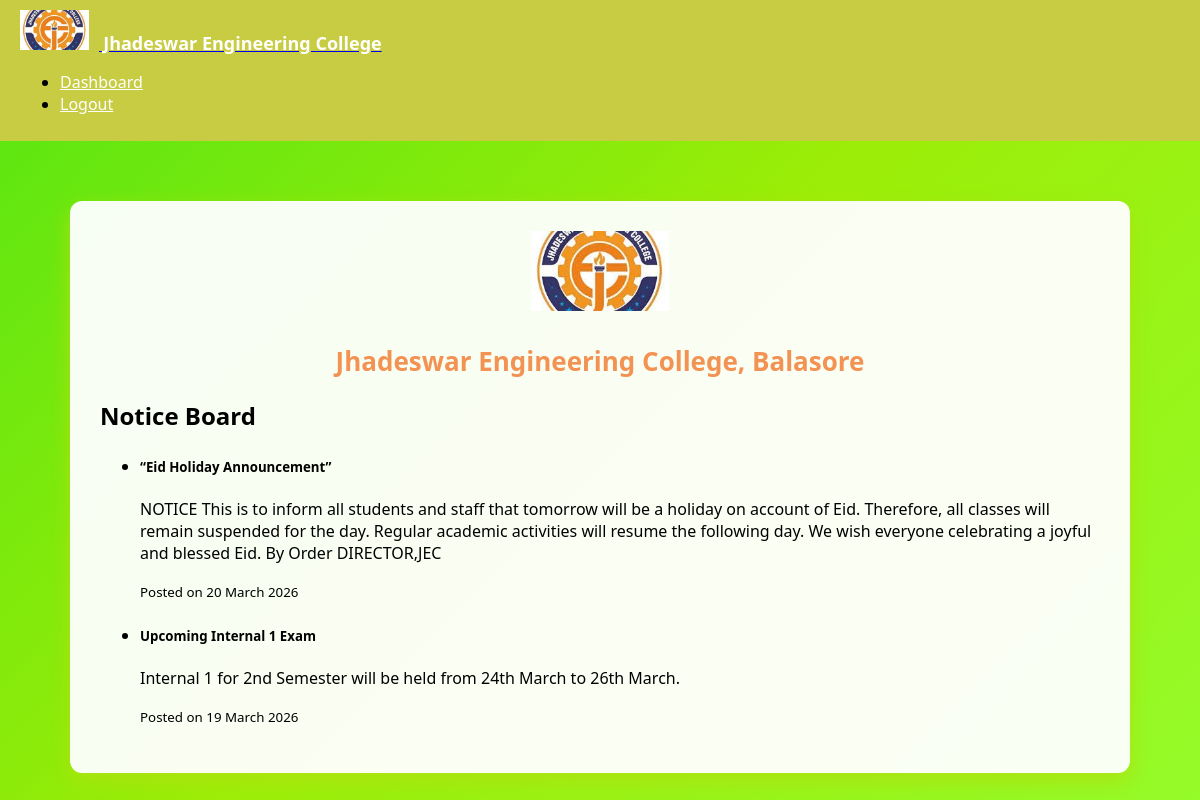
Screenshot of /notices (signed in) with the database file from the repository.
### app.py (models this page shows)
class Notice(db.Model):
    id = db.Column(db.Integer, primary_key=True)
    title = db.Column(db.String(200), nullable=False)
    content = db.Column(db.Text, nullable=False)
    date_posted = db.Column(db.DateTime, default=db.func.current_timestamp())

### app.py (the view)
@app.route("/notices")
@login_required
def notices():
    all_notices = Notice.query.order_by(Notice.date_posted.desc()).all()
    return render_template("notices.html", notices=all_notices)

### app.py (called while the page is built)
@login_manager.user_loader
def load_user(user_id):
    return Student.query.get(user_id)

### templates/notices.html (shortened to what this page needs)
<!DOCTYPE html>
<html>
<head>
    <link rel="stylesheet" href="{{ url_for('static', filename='style.css') }}">
</head>
<body>
    <nav class="navbar navbar-expand-lg">
        <a class="navbar-brand d-flex align-items-center" href="/">
            <img src="{{ url_for('static', filename='jec_logo.png') }}" alt="JEC Logo">
            <span>Jhadeswar Engineering College</span>
        </a>
        <ul class="navbar-nav ms-auto">
            <li class="nav-item"><a class="nav-link" href="/student">Dashboard</a></li>
            <li class="nav-item"><a class="nav-link" href="/logout">Logout</a></li>
        </ul>
    </nav>
    <div class="page-container">
        <header>
            <img src="{{ url_for('static', filename='jec_logo.png') }}" alt="JEC Logo">
            <h1>Jhadeswar Engineering College, Balasore</h1>
        </header>
        <h2 class="mb-4">Notice Board</h2>
        <ul class="list-group">
            {% for n in notices %}
                <li class="list-group-item">
                    <h5>{{ n.title }}</h5>
                    <p>{{ n.content }}</p>
                    <small class="text-muted">Posted on {{ n.date_posted.strftime('%d %B %Y') }}</small>
                </li>
            {% endfor %}
        </ul>
    </div>
</body>
</html>

### static/style.css (style rules this page uses)
body { margin: 0; padding: 0; font-family: 'Segoe UI', Tahoma, Geneva, Verdana, sans-serif; background: linear-gradient(135deg, #55e513, #9ced07, #95fb29); min-height: 100vh; }
.page-container { background: rgba(255, 255, 255, 0.95); margin: 60px auto; padding: 30px; border-radius: 12px; box-shadow: 0px 8px 20px rgba(173, 226, 16, 0.953); width: 85%; max-width: 1000px; }
header { text-align: center; margin-bottom: 20px; }
header img { height: 80px; margin-bottom: 10px; }
header h1 { font-size: 26px; color: #f2904ef7; font-weight: bold; }
.navbar { background-color: #c7cc43; padding: 10px 20px; }
.navbar-brand img { height: 40px; margin-right: 10px; }
.navbar-brand span { color: #ffffff; font-size: 18px; font-weight: bold; }
.nav-link { color: #ffffff !important; margin-right: 15px; }

### rows the page displays
Notice: title "“Eid Holiday Announcement”", content "NOTICE This is to inform all students and staff that tomorrow will be a holiday on account of Eid. Therefore, all classes will remain suspended for the day. Regular academic activities will resume the following day. We wish everyone celebrating a joyful and blessed Eid. By Order DIRECTOR,JEC", date_posted "20 March 2026"
Notice: title "Upcoming Internal 1 Exam", content "Internal 1 for 2nd Semester will be held from 24th March to 26th March.", date_posted "19 March 2026"
